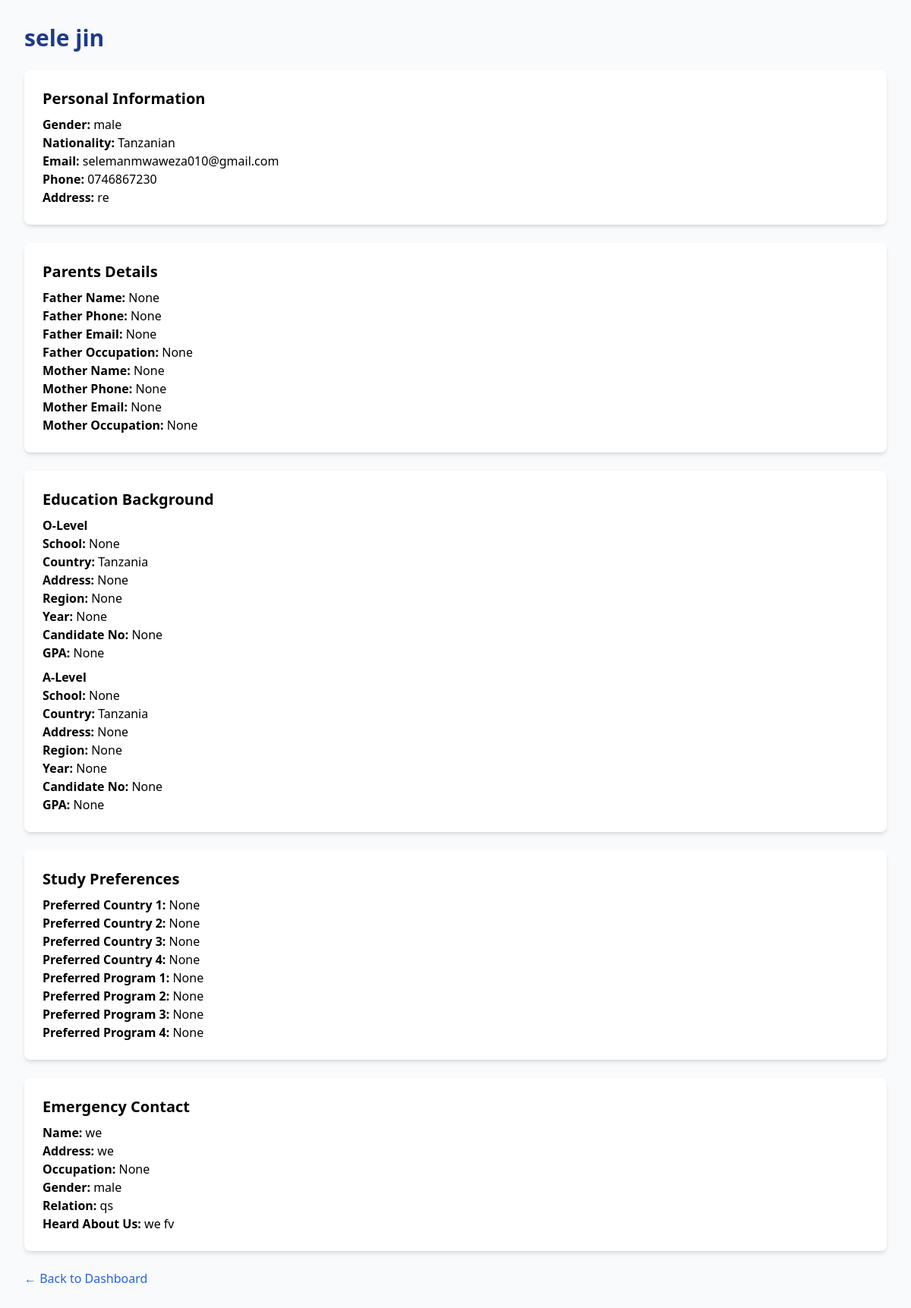
Page /employee/application/3/ (signed in) on the committed database.
### global_agency/models.py (models this page shows, shortened)
class StudentApplication(models.Model):
    full_name = models.CharField(max_length=150)
    gender = models.CharField(max_length=20, choices=[
        ('male', 'Male'),
        ('female', 'Female'),
        ('other', 'Other'),
    ])
    nationality = models.CharField(max_length=100, default="Tanzanian")
    email = models.EmailField()
    phone = models.CharField(max_length=50)
    address = models.TextField()
    father_name = models.CharField(max_length=150, blank=True, null=True)
    father_phone = models.CharField(max_length=50, blank=True, null=True)
    father_email = models.EmailField(blank=True, null=True)
    father_occupation = models.CharField(max_length=150, blank=True, null=True)
    mother_name = models.CharField(max_length=150, blank=True, null=True)
    mother_phone = models.CharField(max_length=50, blank=True, null=True)
    mother_email = models.EmailField(blank=True, null=True)
    mother_occupation = models.CharField(max_length=150, blank=True, null=True)
    olevel_school = models.CharField(max_length=150, blank=True, null=True)
    olevel_country = models.CharField(max_length=100, default="Tanzania")
    olevel_address = models.CharField(max_length=255, blank=True, null=True)
    olevel_region = models.CharField(max_length=100, blank=True, null=True)
    olevel_year = models.CharField(max_length=10, blank=True, null=True)
    olevel_candidate_no = models.CharField(max_length=50, blank=True, null=True)
    olevel_gpa = models.CharField(max_length=20, blank=True, null=True)
    alevel_school = models.CharField(max_length=150, blank=True, null=True)
    alevel_country = models.CharField(max_length=100, default="Tanzania")
    alevel_address = models.CharField(max_length=255, blank=True, null=True)
    alevel_region = models.CharField(max_length=100, blank=True, null=True)
    alevel_year = models.CharField(max_length=10, blank=True, null=True)
    alevel_candidate_no = models.CharField(max_length=50, blank=True, null=True)
    alevel_gpa = models.CharField(max_length=20, blank=True, null=True)
    preferred_country_1 = models.CharField(max_length=100, blank=True, null=True)
    preferred_country_2 = models.CharField(max_length=100, blank=True, null=True)
    preferred_country_3 = models.CharField(max_length=100, blank=True, null=True)
    preferred_country_4 = models.CharField(max_length=100, blank=True, null=True)
    preferred_program_1 = models.CharField(max_length=100, blank=True, null=True)
    preferred_program_2 = models.CharField(max_length=100, blank=True, null=True)
    preferred_program_3 = models.CharField(max_length=100, blank=True, null=True)
    preferred_program_4 = models.CharField(max_length=100, blank=True, null=True)
    emergency_name = models.CharField(max_length=150)
    emergency_address = models.TextField()
    emergency_occupation = models.CharField(max_length=100, blank=True, null=True)
    emergency_gender = models.CharField(max_length=20, choices=[
        ('male', 'Male'),
        ('female', 'Female'),
        ('other', 'Other'),
    ])
    emergency_relation = models.CharField(max_length=100)
    heard_about_us = models.CharField(max_length=100, blank=True, null=True)
    heard_about_other = models.CharField(max_length=255, blank=True, null=True)
    created_at = models.DateTimeField(auto_now_add=True)

### employee/views.py (the view)
# urls.py: path('application/<int:pk>/', views.application_detail, name='application_detail'),
@login_required
def application_detail(request, pk):
    application = get_object_or_404(StudentApplication, pk=pk)
    return render(request, 'employee/application_detail.html', {'application': application})

### employee/templates/employee/application_detail.html (shortened to what this page needs)
{% load static %}
<!DOCTYPE html>
<html lang="en">
<head>
    <script src="https://cdn.tailwindcss.com"></script>
</head>
<body class="bg-gray-50 font-sans p-8">
    <h1 class="text-3xl font-bold text-blue-900 mb-6">{{ application.full_name }}</h1>
    <section class="bg-white p-6 rounded-lg shadow-md mb-6">
        <h2 class="text-xl font-semibold mb-2">Personal Information</h2>
        <p><strong>Gender:</strong> {{ application.gender }}</p>
        <p><strong>Nationality:</strong> {{ application.nationality }}</p>
        <p><strong>Email:</strong> {{ application.email }}</p>
        <p><strong>Phone:</strong> {{ application.phone }}</p>
        <p><strong>Address:</strong> {{ application.address }}</p>
    </section>
    <section class="bg-white p-6 rounded-lg shadow-md mb-6">
        <h2 class="text-xl font-semibold mb-2">Parents Details</h2>
        <p><strong>Father Name:</strong> {{ application.father_name }}</p>
        <p><strong>Father Phone:</strong> {{ application.father_phone }}</p>
        <p><strong>Father Email:</strong> {{ application.father_email }}</p>
        <p><strong>Father Occupation:</strong> {{ application.father_occupation }}</p>
        <p><strong>Mother Name:</strong> {{ application.mother_name }}</p>
        <p><strong>Mother Phone:</strong> {{ application.mother_phone }}</p>
        <p><strong>Mother Email:</strong> {{ application.mother_email }}</p>
        <p><strong>Mother Occupation:</strong> {{ application.mother_occupation }}</p>
    </section>
    <section class="bg-white p-6 rounded-lg shadow-md mb-6">
        <h2 class="text-xl font-semibold mb-2">Education Background</h2>
        <h3 class="font-semibold mt-2">O-Level</h3>
        <p><strong>School:</strong> {{ application.olevel_school }}</p>
        <p><strong>Country:</strong> {{ application.olevel_country }}</p>
        <p><strong>Address:</strong> {{ application.olevel_address }}</p>
        <p><strong>Region:</strong> {{ application.olevel_region }}</p>
        <p><strong>Year:</strong> {{ application.olevel_year }}</p>
        <p><strong>Candidate No:</strong> {{ application.olevel_candidate_no }}</p>
        <p><strong>GPA:</strong> {{ application.olevel_gpa }}</p>
        <h3 class="font-semibold mt-2">A-Level</h3>
        <p><strong>School:</strong> {{ application.alevel_school }}</p>
        <p><strong>Country:</strong> {{ application.alevel_country }}</p>
        <p><strong>Address:</strong> {{ application.alevel_address }}</p>
        <p><strong>Region:</strong> {{ application.alevel_region }}</p>
        <p><strong>Year:</strong> {{ application.alevel_year }}</p>
        <p><strong>Candidate No:</strong> {{ application.alevel_candidate_no }}</p>
        <p><strong>GPA:</strong> {{ application.alevel_gpa }}</p>
    </section>
    <section class="bg-white p-6 rounded-lg shadow-md mb-6">
        <h2 class="text-xl font-semibold mb-2">Study Preferences</h2>
        <p><strong>Preferred Country 1:</strong> {{ application.preferred_country_1 }}</p>
        <p><strong>Preferred Country 2:</strong> {{ application.preferred_country_2 }}</p>
        <p><strong>Preferred Country 3:</strong> {{ application.preferred_country_3 }}</p>
        <p><strong>Preferred Country 4:</strong> {{ application.preferred_country_4 }}</p>
        <p><strong>Preferred Program 1:</strong> {{ application.preferred_program_1 }}</p>
        <p><strong>Preferred Program 2:</strong> {{ application.preferred_program_2 }}</p>
        <p><strong>Preferred Program 3:</strong> {{ application.preferred_program_3 }}</p>
        <p><strong>Preferred Program 4:</strong> {{ application.preferred_program_4 }}</p>
    </section>
    <section class="bg-white p-6 rounded-lg shadow-md mb-6">
        <h2 class="text-xl font-semibold mb-2">Emergency Contact</h2>
        <p><strong>Name:</strong> {{ application.emergency_name }}</p>
        <p><strong>Address:</strong> {{ application.emergency_address }}</p>
        <p><strong>Occupation:</strong> {{ application.emergency_occupation }}</p>
        <p><strong>Gender:</strong> {{ application.emergency_gender }}</p>
        <p><strong>Relation:</strong> {{ application.emergency_relation }}</p>
        <p><strong>Heard About Us:</strong> {{ application.heard_about_us }} {{ application.heard_about_other }}</p>
    </section>
    <a href="{% url 'employee:employee_dashboard' %}" class="text-blue-600 hover:underline">← Back to Dashboard</a>
</body>
</html>

### rows in the picture
StudentApplication: full_name "sele jin", gender "male", nationality "Tanzanian", email "selemanmwaweza010@gmail.com", phone "0746867230", address "re", father_name "None", father_phone "None", father_email "None", father_occupation "None", mother_name "None", mother_phone "None", mother_email "None", mother_occupation "None", olevel_school "None", olevel_country "Tanzania", olevel_address "None", olevel_region "None", olevel_year "None", olevel_candidate_no "None", olevel_gpa "None", alevel_school "None", alevel_country "Tanzania", alevel_address "None", alevel_region "None", alevel_year "None", alevel_candidate_no "None", alevel_gpa "None", preferred_country_1 "None", preferred_country_2 "None", preferred_country_3 "None", preferred_country_4 "None", preferred_program_1 "None", preferred_program_2 "None", preferred_program_3 "None", preferred_program_4 "None", emergency_name "we", emergency_address "we", emergency_occupation "None", emergency_gender "male", emergency_relation "qs", heard_about_us "we", heard_about_other "fv"
